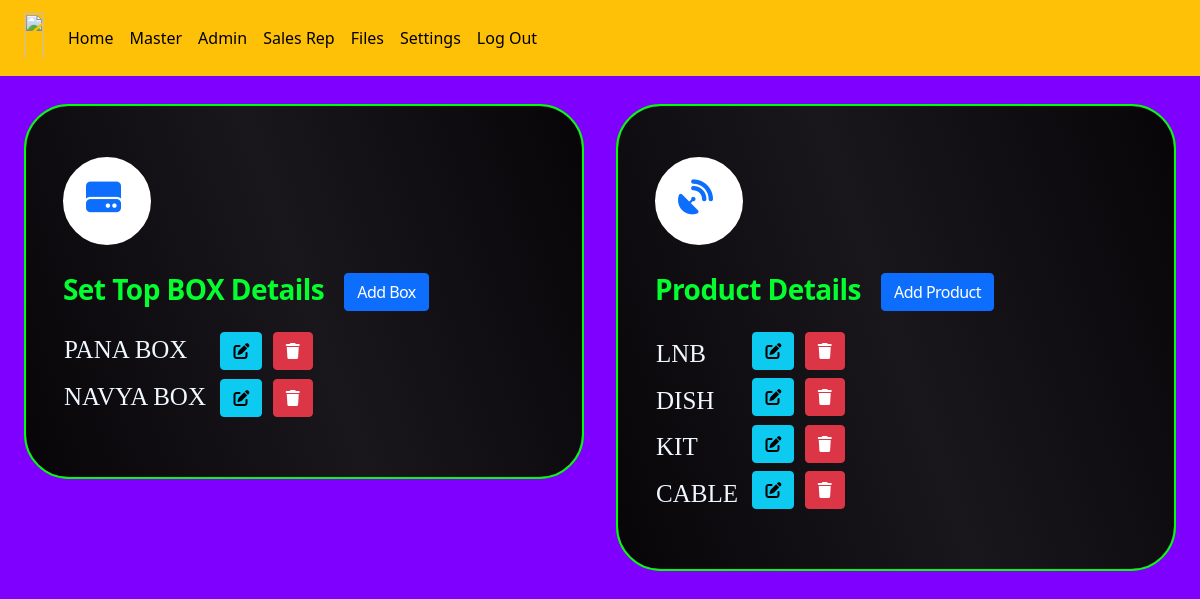
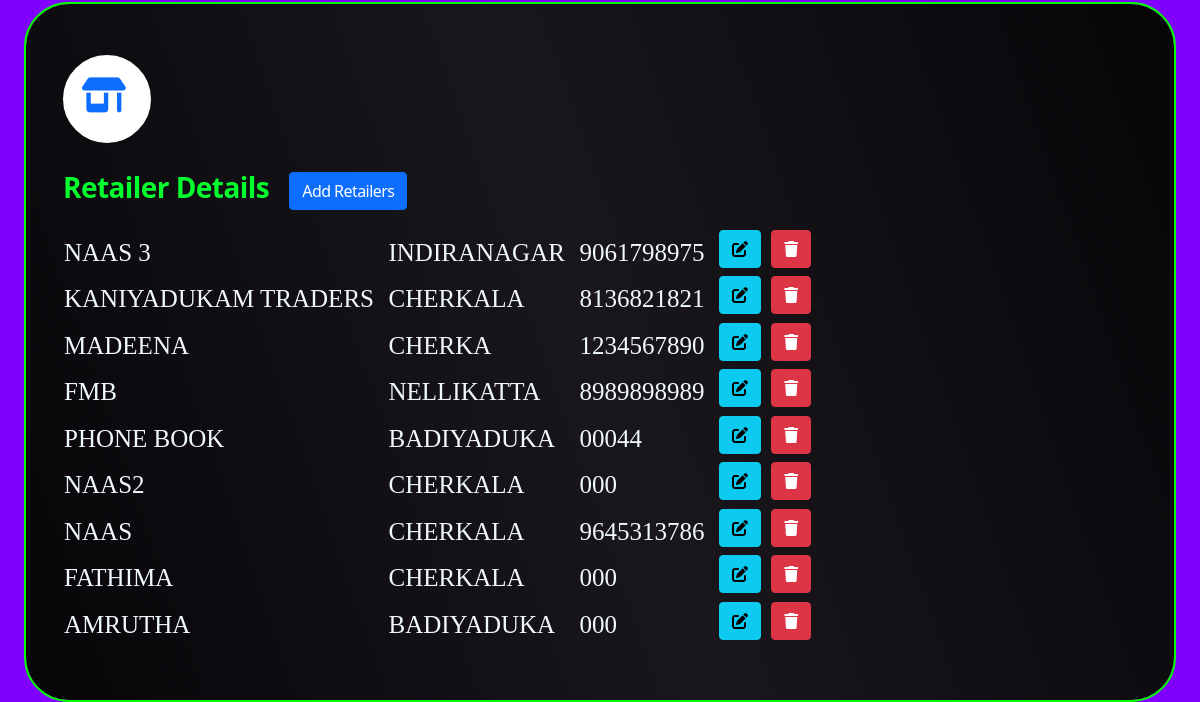
The page /master on the database as committed earlier (2 pictures, top to bottom).
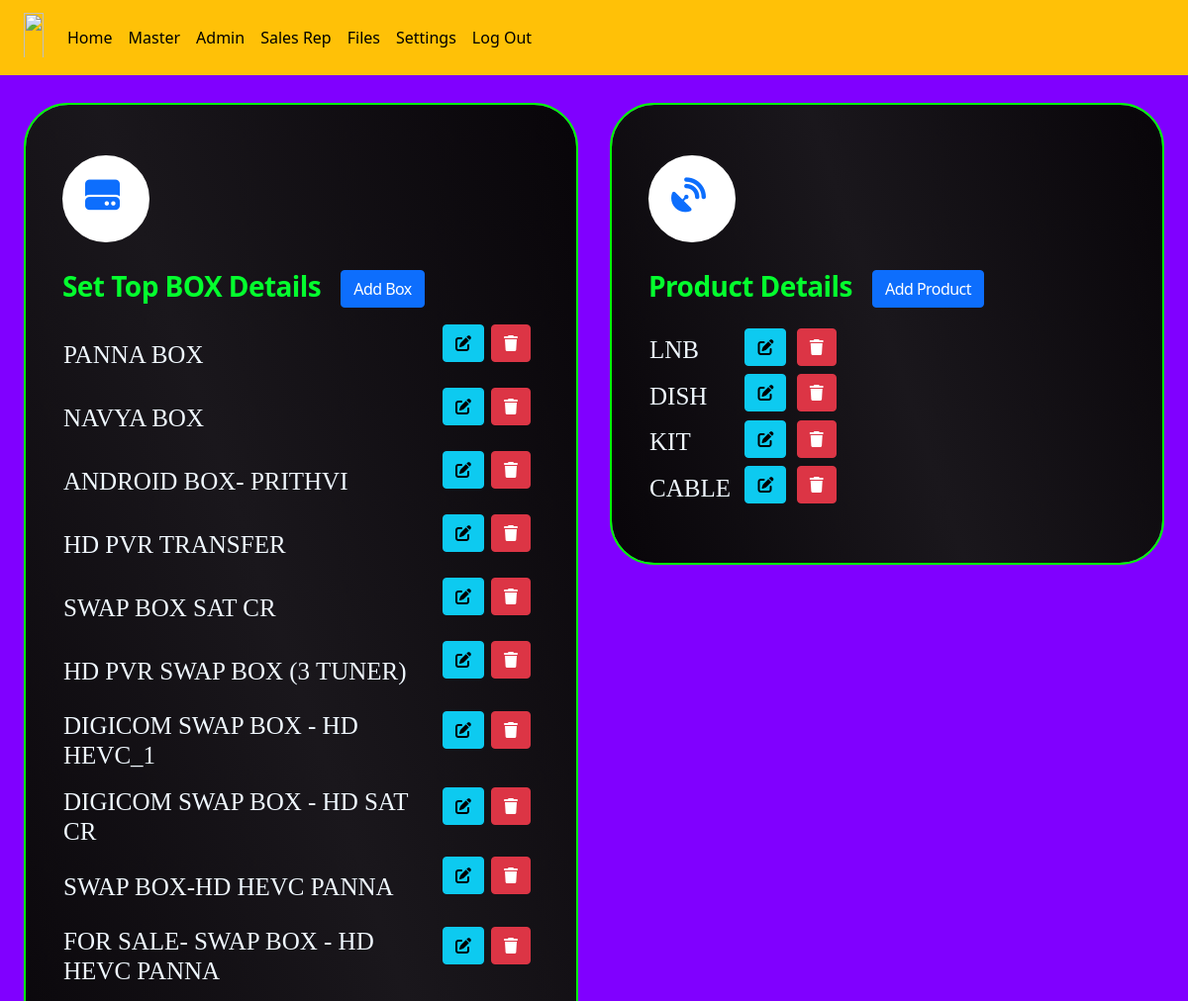
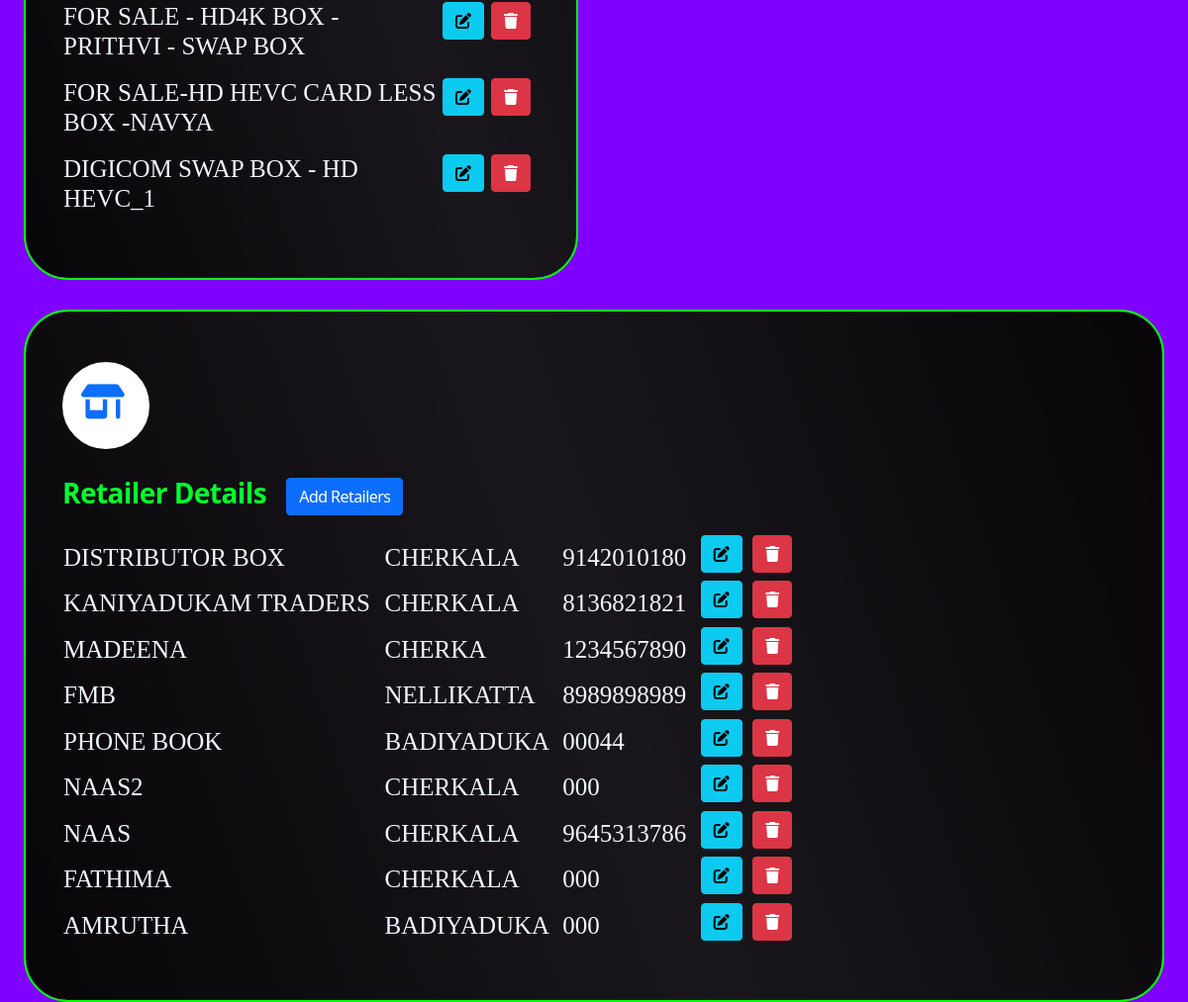
The same page on the database as committed later (2 pictures, top to bottom).
### d2h_manager/models.py (models this page shows, shortened)
class box_master(models.Model):
    b_name=models.CharField(max_length=50 ,null=True)

class product_master(models.Model):
    p_name=models.CharField(max_length=50 ,null=True)

class retailer_master(models.Model):
    r_name=models.CharField(max_length=50 ,null=True)
    address=models.CharField(max_length=50 ,null=True)
    ph_no=models.CharField(max_length=50 ,null=True)

### d2h_manager/views.py (the view)
# urls.py: path('master',views.master,name='master'),
def master(request):
    products = product_master.objects.all()
    boxes = box_master.objects.all()
    retailers = retailer_master.objects.all()
    return render(request, 'master.html', {'products': products, 'boxes': boxes, 'retailers': retailers})

### d2h_manager/templates/master.html (shortened to what this page needs)
{% extends 'blank_layout.html' %}
{% load static %}
{% block content %}
<section class="container-fluid">
    <div class="col-12">
        <div class="row">
            <div class="container1">
                <div class="gradient-cards">
                    <div class="card1">
                        <div class="container-card bg-green-box">
                            <div class="col-12 col-lg-12">
                                <ul>
                                    <li>
                                        <a href="#" class="a1" style="padding-left: 20px; padding-top: 20px;">
                                            <i class="fa-solid fa-hard-drive"></i>
                                        </a>
                                        <br>
                                        <p class="card-title">Set Top BOX Details &nbsp; <a class="btn btn-primary"
                                                href="{% url 'bo_master' %}" role="button">Add Box</a></p>
                                        <table>
                                            {% for product_obj in boxes %}
                                            <tr>
                                                <td class="pt-2">
                                                    <h6 class="h12" style="color: aliceblue;">{{product_obj.b_name | upper}} &nbsp;
                                                    </h6>
                                                </td>
                                                <td>
                                                    <a href="{% url 'box_edit' product_obj.id %}"
                                                        style="text-decoration: none;">
                                                        <div class="btn-group" role="group" aria-label="Third group">
                                                            <button type="button" class="btn btn-info "><i
                                                                    class="fa-solid fa-pen-to-square"></i></button>
                                                        </div>
                                                    </a> &nbsp;
                                                </td>
                                                <td>
                                                    <a href="{% url 'box_dlt' product_obj.id %}"
                                                        style="text-decoration: none;">
                                                        <div class="btn-group" role="group" aria-label="Third group">
                                                            <button type="button" class="btn btn-danger "><i
                                                                    class="fa-solid fa-trash"></i></button>
                                                        </div>
                                                    </a> &nbsp;
                                                </td>
                                            </tr>
                                            {% endfor %}
                                        </table>
                                    </li>
                                </ul>
                            </div>
                        </div>
                    </div>
                    <div class="card1">
                        <div class="container-card bg-white-box">
                            <div class="col-12 col-lg-12 ">
                                <ul>
                                    <li>
                                        <a href="#" class="a1" style="padding-left: 20px; padding-top: 20px;">
                                            <i class="fa-solid fa-satellite-dish"></i>
                                        </a>
                                        <br>
                                        <p class="card-title">Product Details &nbsp; <a class="btn btn-primary"
                                                href="{% url 'pr_master' %}" role="button">Add Product</a></p>
                                        <table>
                                            {% for product_obj in products %}
                                            <tr>
                                                <td class="pt-2">
                                                    <h7 class="h12" style="color: aliceblue;">{{product_obj.p_name | upper}} &nbsp;
                                                    </h7>
                                                </td>
                                                <td>
                                                    <a href="{% url 'product_edit' product_obj.id %}"
                                                        style="text-decoration: none;">
                                                        <div class="btn-group" role="group" aria-label="Third group">
                                                            <button type="button" class="btn btn-info "><i
                                                                    class="fa-solid fa-pen-to-square"></i></button>
                                                        </div>
                                                    </a> &nbsp;
                                                </td>
                                                <td>
                                                    <a href="{% url 'product_dlt' product_obj.id %}"
                                                        style="text-decoration: none;">
                                                        <div class="btn-group" role="group" aria-label="Third group">
                                                            <button type="button" class="btn btn-danger "><i
                                                                    class="fa-solid fa-trash"></i></button>
                                                        </div>
                                                    </a> &nbsp;
                                                </td>
                                            </tr>
                                            {% endfor %}
                                        </table>
                                    </li>
                                </ul>
                            </div>
                        </div>
                    </div>
                </div>
                <div style="padding-top: 30px;">
                    <div class="container-card bg-yellow-box ">
                        <div class="col-12 col-lg-12 ">
                            <ul>
                                <li>
                                    <a href="#" class="a1" style="padding-left:16px ; padding-top: 20px;">
                                        <i class="fa-solid fa-shop"></i>
                                    </a>
                                    <br>
                                    <p class="card-title">Retailer Details &nbsp; <a class="btn btn-primary"
                                            href="{% url 'ret_master' %}" role="button">Add Retailers</a></p>
                                    <table>
                                        {% for product_obj in retailers %}
                                        <tr>
                                            <td class="pt-2">
                                                <h7 class="h12" style="color: aliceblue;">{{product_obj.r_name | upper}} &nbsp;
                                                </h7>
                                            </td>
                                            <td class="pt-2">
                                                <h7 class="h12" style="color: aliceblue;">{{product_obj.address | upper}} &nbsp;
                                                </h7>
                                            </td>
                                            <td class="pt-2">
                                                <h7 class="h12" style="color: aliceblue;">{{product_obj.ph_no | upper}} &nbsp;
                                                </h7>
                                            </td>
                                            <td>
                                                <a href="{% url 'retailer_edit' product_obj.id %}"
                                                    style="text-decoration: none;">
                                                    <div class="btn-group" role="group" aria-label="Third group">
                                                        <button type="button" class="btn btn-info "><i
                                                                class="fa-solid fa-pen-to-square"></i></button>
                                                    </div>
                                                </a> &nbsp;
                                            </td>
                                            <td>
                                                <a href="{% url 'retailer_dlt' product_obj.id %}"
                                                    style="text-decoration: none;">
                                                    <div class="btn-group" role="group" aria-label="Third group">
                                                        <button type="button" class="btn btn-danger "><i
                                                                class="fa-solid fa-trash"></i></button>
                                                    </div>
                                                </a> &nbsp;
                                            </td>
                                        </tr>
                                        {% endfor %}
                                    </table>
                                </li>
                            </ul>
                        </div>
                    </div>
                </div>
            </div>
        </div>
    </div>
</section>
{% endblock %}

### d2h_manager/templates/blank_layout.html (shortened to what this page needs)
{% load static %}
{% include 'navbar.html' %}
<link rel="stylesheet" href="{% static 'style.css'%}">
<link href="https://cdn.jsdelivr.net/npm/bootstrap@5.0.2/dist/css/bootstrap.min.css" rel="stylesheet"
>
    <link rel="stylesheet" href="https://cdnjs.cloudflare.com/ajax/libs/font-awesome/6.5.1/css/all.min.css">
    <link rel="stylesheet" href="https://stackpath.bootstrapcdn.com/bootstrap/5.1.3/css/bootstrap.min.css">
{% block content %}
{% endblock %}

### d2h_manager/templates/navbar.html (shortened to what this page needs)
{% load static %}
<!doctype html>
<html lang="en">
<head>
    <link href="https://cdn.jsdelivr.net/npm/bootstrap@5.3.2/dist/css/bootstrap.min.css" rel="stylesheet"
>
    <link rel="stylesheet" href="style10.css">
</head>
<body style="background:#8000ff;">
    <header>
        <nav class="navbar navbar-expand-lg bg-warning ">
            <div class="container-fluid">
                <a class="navbar-brand" href="{% url 'home' %}"> <img
                        style="width:100%; height:50px; padding-bottom: 5px;"
                        src="https://logosmarken.com/wp-content/uploads/2022/03/Tata-Play-Logo.png"
                        alt=""></a>
                <div class="collapse navbar-collapse" id="navbarNavAltMarkup">
                    <div class="navbar-nav">
                        <a class="nav-link active" aria-current="page" href="{% url 'home' %}">Home</a>
                        <a class="nav-link active" aria-current="page" href="{% url 'master' %}">Master</a>
                        <a class="nav-link active" aria-current="page" href="{% url 'admin' %}">Admin</a>
                        <a class="nav-link active" aria-current="page" href="{% url 'sales_reports' %}">Sales Rep</a>
                        <a class="nav-link active" aria-current="page" href="https://www.pythonanywhere.com/user/kaniyadukam/files/home/kaniyadukam/d2h_main">Files</a>
                        <a class="nav-link active" aria-current="page" href="">Settings</a>
                        <a class="nav-link active" aria-current="page" href="">Log Out</a>
                    </div>
                </div>
            </div>
        </nav>
    </header>
</body>
</html>

### d2h_manager/static/style.css (style rules this page uses)
ul li { list-style: none; margin-left: -35px; margin-top: 11px; text-decoration: none; }
ul li .a1 { width: 88px; height: 88px; text-decoration: none; }
ul li .a1 { background-color: #fff; text-align: center; font-size: 35px; display: flex; border-radius: 50%; position: relative; overflow: hidden; border: 3px solid #fff; z-index: 1; }
ul li .a1:before { content: ""; position: absolute; top: 100%; left: 0; width: 100%; height: 100%; background: #f00; transition: .5s; z-index: 2; }
ul li:nth-child(1) a:before { background: #3b993d; }
.bg-green-box, .bg-white-box, .bg-yellow-box, .bg-blue-box { position: relative; }
.bg-green-box::after, .bg-white-box::after, .bg-yellow-box::after, .bg-blue-box::after { position: absolute; top: -1px; bottom: -1px; left: -1px; right: -1px; content: ""; z-index: -1; border-radius: 45px; }
.bg-green-box::after { background: linear-gradient(71deg, #0d1212, #3da077, #0d1212); }
.bg-white-box::after { background: linear-gradient(71deg, #121013, #b0afb0, #121013); }
.bg-yellow-box::after { background: linear-gradient(71deg, #110e0e, #afa220, #110e0e); }
.card-title { font-weight: 600; color: #04ff2e; letter-spacing: -0.02em; line-height: 40px; font-style: normal; font-size: 28px; padding-bottom: 8px; }
.h12 { font-family: 'Times New Roman', Times, serif; font-size: 25px; overflow: hidden; }

Rows that differ between the two databases and show on the page:
removed retailer_master: r_name "NAAS 3", address "INDIRANAGAR", ph_no "9061798975"
changed box_master: b_name "PANA BOX" → "PANNA BOX"
added box_master: b_name "ANDROID BOX- PRITHVI"
added box_master: b_name "HD PVR TRANSFER"
added box_master: b_name "SWAP BOX SAT CR"
added box_master: b_name "HD PVR SWAP BOX (3 TUNER)"
added box_master: b_name "DIGICOM SWAP BOX - HD HEVC_1"
added box_master: b_name "DIGICOM SWAP BOX - HD SAT CR"
added box_master: b_name "SWAP BOX-HD HEVC PANNA"
added box_master: b_name "FOR SALE- SWAP BOX - HD HEVC PANNA"
added box_master: b_name "FOR SALE - HD4K BOX - PRITHVI - SWAP BOX"
added box_master: b_name "FOR SALE-HD HEVC CARD LESS BOX -NAVYA"
added box_master: b_name "DIGICOM SWAP BOX - HD HEVC_1"
added retailer_master: r_name "DISTRIBUTOR BOX", address "CHERKALA", ph_no "9142010180"
